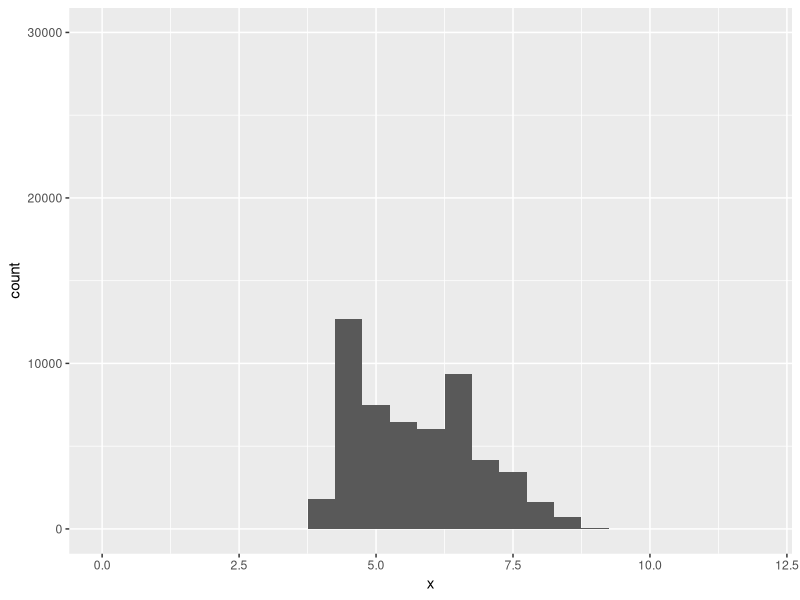
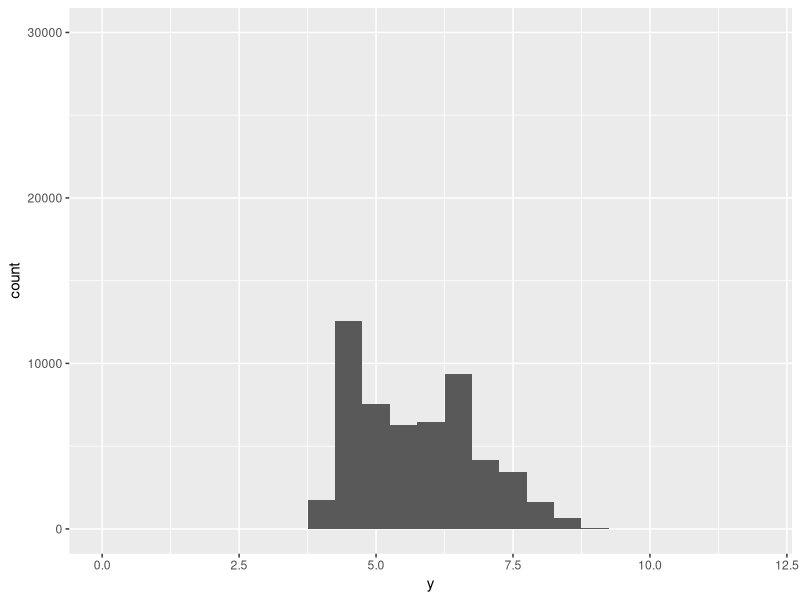
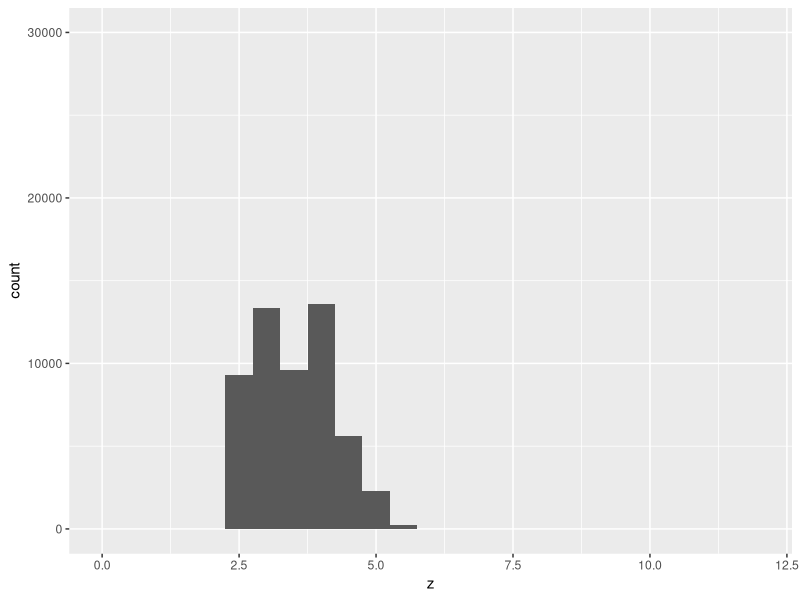
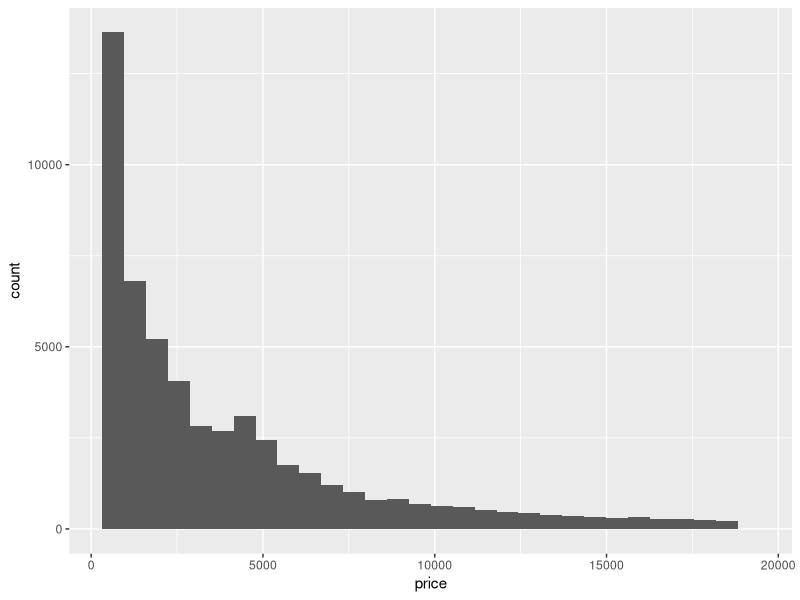
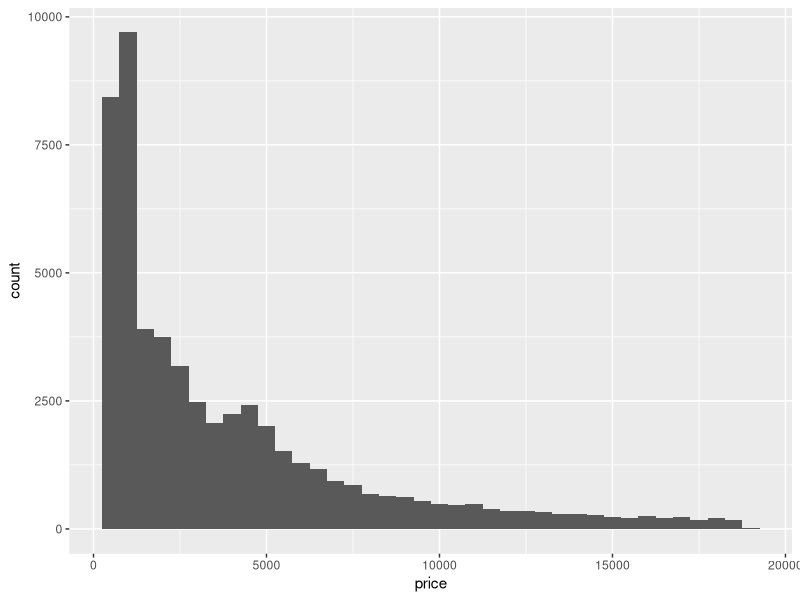
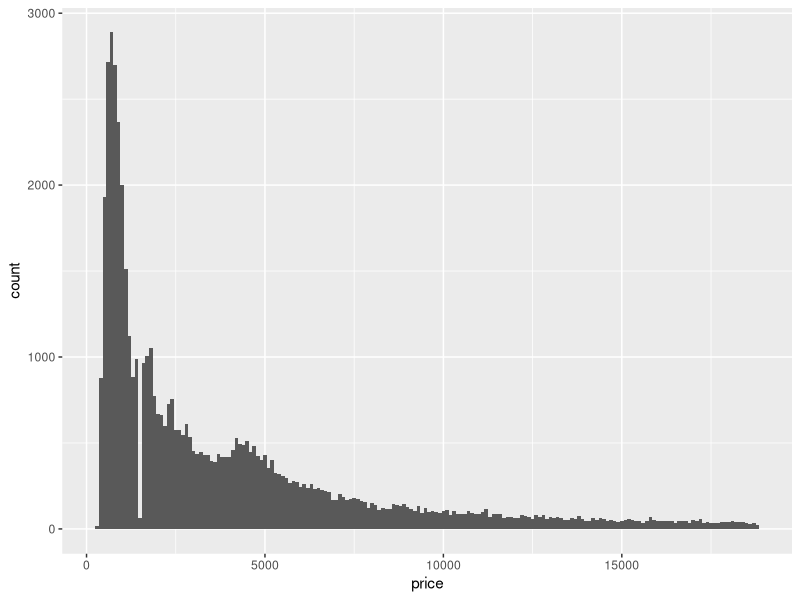
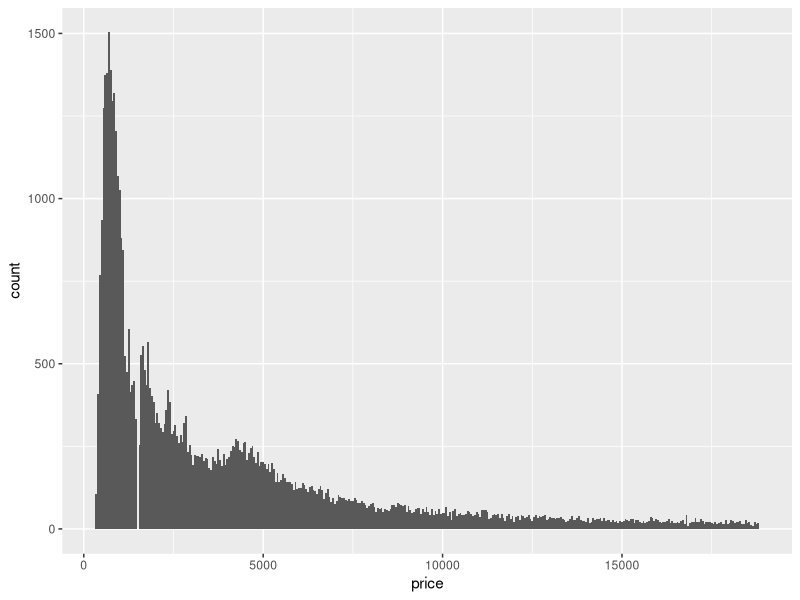
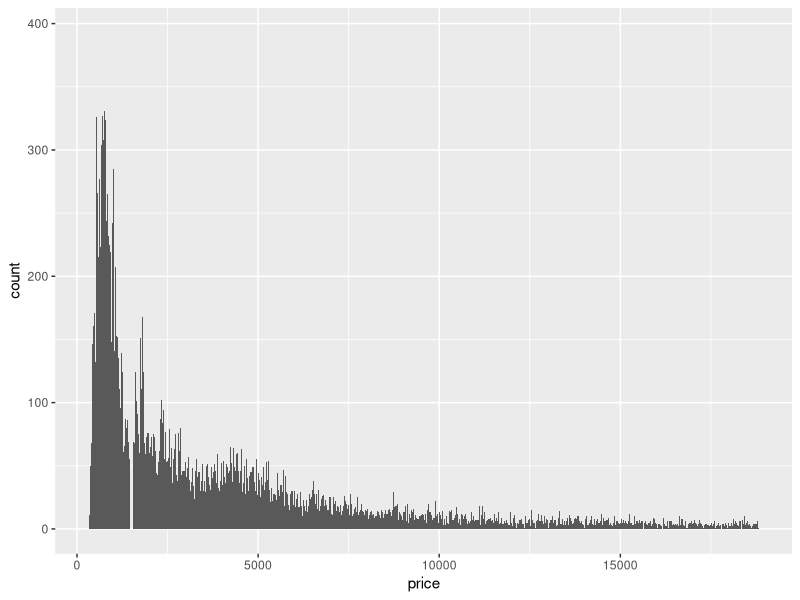

These figures' R source, in order:
## ---- chunk 1
library(tidyverse)
## ---- chunk 2
ggplot(data = diamonds) +
  geom_histogram(mapping = aes(x = x), binwidth = 0.5) +
  coord_cartesian(xlim = c(0, 12), ylim = c(0, 30000))
ggplot(data = diamonds) +
  geom_histogram(mapping = aes(x = y), binwidth = 0.5) +
  coord_cartesian(xlim = c(0, 12), ylim = c(0, 30000))
ggplot(data = diamonds) +
  geom_histogram(mapping = aes(x = z), binwidth = 0.5) +
  coord_cartesian(xlim = c(0, 12), ylim = c(0, 30000))
## ---- chunk 3
ggplot(data = diamonds) +
  geom_histogram(mapping = aes(x = price))
ggplot(data = diamonds) +
  geom_histogram(mapping = aes(x = price),  binwidth = 500)
ggplot(data = diamonds) +
  geom_histogram(mapping = aes(x = price),  binwidth = 100)
ggplot(data = diamonds) +
  geom_histogram(mapping = aes(x = price),  binwidth = 50)
ggplot(data = diamonds) +
  geom_histogram(mapping = aes(x = price),  binwidth = 10)
ggplot(data = diamonds) +
  geom_histogram(mapping = aes(x = price),  binwidth = 10) +
  coord_cartesian(xlim = c(1000, 2000))
## ---- chunk 4
diamonds %>%
  filter(between(carat, 0.99, 1.0)) %>%
  count(carat)
## ---- chunk 5
ggplot(data = diamonds) +
  geom_histogram(mapping = aes(x = price),  binwidth = 10) +
  coord_cartesian(xlim = c(1000, 2000))
ggplot(data = diamonds) +
  geom_histogram(mapping = aes(x = price),  binwidth = 10) +
  xlim(1000, 2000)
ggplot(data = diamonds) +
  geom_histogram(mapping = aes(x = price)) +
  coord_cartesian(xlim = c(1000, 2000))
ggplot(data = diamonds) +
  geom_histogram(mapping = aes(x = price)) +
  xlim(1000, 2000)
ggplot(data = diamonds) +
  geom_histogram(mapping = aes(x = price),  binwidth = 100) +
  coord_cartesian(xlim = c(1000, 1050))
ggplot(data = diamonds) +
  geom_histogram(mapping = aes(x = price),  binwidth = 100) +
  xlim(1000, 1050)
